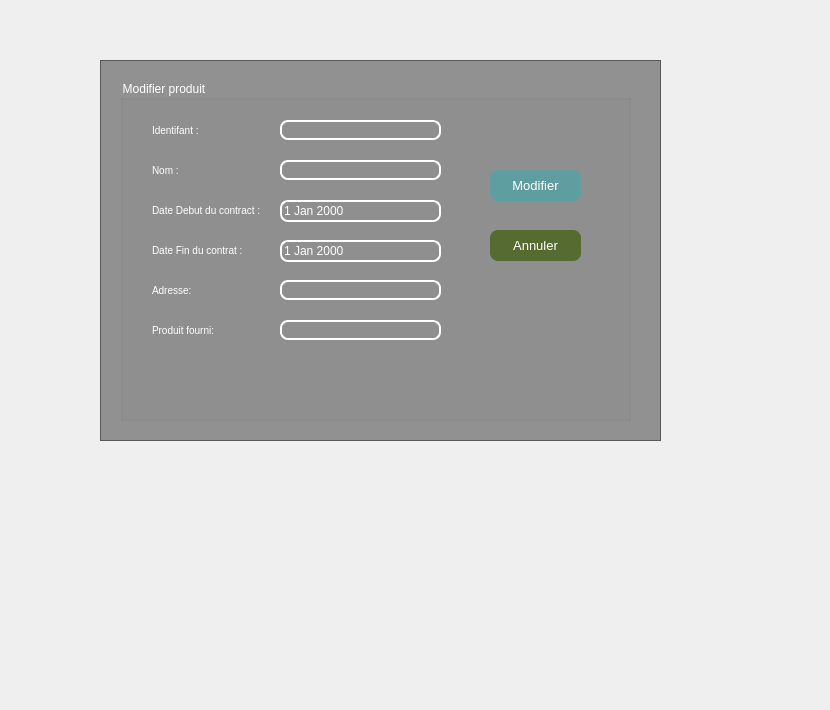
   <widget class="QWidget" name="tab_12">
    <attribute name="title">
     <string>Modifier un fournisseur</string>
    </attribute>
    <widget class="QFrame" name="frame_18">
     <property name="geometry">
      <rect>
       <x>100</x>
       <y>60</y>
       <width>561</width>
       <height>381</height>
      </rect>
     </property>
     <property name="styleSheet">
      <string notr="true">QFrame
{background : black;
background:rgba(0,0,0,100);}</string>
     </property>
     <property name="frameShape">
      <enum>QFrame::StyledPanel</enum>
     </property>
     <property name="frameShadow">
      <enum>QFrame::Raised</enum>
     </property>
     <widget class="QGroupBox" name="groupBox_15">
      <property name="geometry">
       <rect>
        <x>20</x>
        <y>20</y>
        <width>511</width>
        <height>341</height>
       </rect>
      </property>
      <property name="styleSheet">
       <string notr="true">QGroupBox{color:white;}</string>
      </property>
      <property name="title">
       <string>Modifier produit</string>
      </property>
      <widget class="QLineEdit" name="lineEdit_134">
       <property name="geometry">
        <rect>
         <x>160</x>
         <y>40</y>
         <width>161</width>
         <height>20</height>
        </rect>
       </property>
       <property name="styleSheet">
        <string notr="true">QLineEdit
 { background-color: transparent;
  color: #F5F5DC
;
  border: 1.5px solid white; 
border-radius: 8px;
}</string>
       </property>
       <property name="text">
        <string/>
       </property>
      </widget>
      <widget class="QDateEdit" name="dateEdit_25">
       <property name="geometry">
        <rect>
         <x>160</x>
         <y>120</y>
         <width>161</width>
         <height>22</height>
        </rect>
       </property>
       <property name="styleSheet">
        <string notr="true">QDateEdit
 { background-color: transparent;
  color: white;
  border: 1.5px solid white; 
border-radius: 8px}</string>
       </property>
      </widget>
      <widget class="QLineEdit" name="lineEdit_135">
       <property name="geometry">
        <rect>
         <x>30</x>
         <y>40</y>
         <width>111</width>
         <height>21</height>
        </rect>
       </property>
       <property name="cursor">
        <cursorShape>ArrowCursor</cursorShape>
       </property>
       <property name="styleSheet">
        <string notr="true">QLineEdit {background:transparent;
border:none;
color:white;
font-size: 10px;
}</string>
       </property>
       <property name="text">
        <string>Identifant : </string>
       </property>
      </widget>
      <widget class="QLineEdit" name="lineEdit_136">
       <property name="geometry">
        <rect>
         <x>30</x>
         <y>240</y>
         <width>113</width>
         <height>20</height>
        </rect>
       </property>
       <property name="styleSheet">
        <string notr="true">QLineEdit {background:transparent;
border:none;
color:white;
font-size: 10px;}</string>
       </property>
       <property name="text">
        <string>Produit fourni: </string>
       </property>
      </widget>
      <widget class="QLineEdit" name="lineEdit_137">
       <property name="geometry">
        <rect>
         <x>160</x>
         <y>80</y>
         <width>161</width>
         <height>20</height>
        </rect>
       </property>
       <property name="styleSheet">
        <string notr="true">QLineEdit
 { background-color: transparent;
  color: #F5F5DC
;
  border: 1.5px solid white; 
border-radius: 8px;
}</string>
       </property>
      </widget>
      <widget class="QLineEdit" name="lineEdit_138">
       <property name="geometry">
        <rect>
         <x>30</x>
         <y>160</y>
         <width>151</width>
         <height>20</height>
        </rect>
       </property>
       <property name="styleSheet">
        <string notr="true">QLineEdit {background:transparent;
border:none;
color:white;
font-size: 10px;}</string>
       </property>
       <property name="text">
        <string>Date Fin du contrat :</string>
       </property>
      </widget>
      <widget class="QLineEdit" name="lineEdit_139">
       <property name="geometry">
        <rect>
         <x>30</x>
         <y>120</y>
         <width>171</width>
         <height>20</height>
        </rect>
       </property>
       <property name="styleSheet">
        <string notr="true">QLineEdit {background:transparent;
border:none;
color:white;
font-size: 10px;}</string>
       </property>
       <property name="text">
        <string>Date Debut du contract :</string>
       </property>
      </widget>
      <widget class="QLineEdit" name="lineEdit_140">
       <property name="geometry">
        <rect>
         <x>160</x>
         <y>200</y>
         <width>161</width>
         <height>20</height>
        </rect>
       </property>
       <property name="styleSheet">
        <string notr="true">QLineEdit
 { background-color: transparent;
  color: #F5F5DC
;
  border: 1.5px solid white; 
border-radius: 8px;
}</string>
       </property>
      </widget>
      <widget class="QLineEdit" name="lineEdit_141">
       <property name="geometry">
        <rect>
         <x>30</x>
         <y>80</y>
         <width>111</width>
         <height>21</height>
        </rect>
       </property>
       <property name="styleSheet">
        <string notr="true">QLineEdit {background:transparent;
border:none;
color:white;
font-size: 10px;}</string>
       </property>
       <property name="text">
        <string>Nom :</string>
       </property>
      </widget>
      <widget class="QLineEdit" name="lineEdit_142">
       <property name="geometry">
        <rect>
         <x>30</x>
         <y>200</y>
         <width>113</width>
         <height>20</height>
        </rect>
       </property>
       <property name="styleSheet">
        <string notr="true">QLineEdit {background:transparent;
border:none;
color:white;
font-size: 10px;}</string>
       </property>
       <property name="text">
        <string>Adresse: </string>
       </property>
      </widget>
      <widget class="QDateEdit" name="dateEdit_26">
       <property name="geometry">
        <rect>
         <x>160</x>
         <y>160</y>
         <width>161</width>
         <height>22</height>
        </rect>
       </property>
       <property name="styleSheet">
        <string notr="true">QDateEdit
 { background-color: transparent;
  color: white;
  border: 1.5px solid white; 
border-radius: 8px}
</string>
       </property>
      </widget>
      <widget class="QLineEdit" name="lineEdit_143">
       <property name="geometry">
        <rect>
         <x>160</x>
         <y>240</y>
         <width>161</width>
         <height>20</height>
        </rect>
       </property>
       <property name="styleSheet">
        <string notr="true">QLineEdit
 { background-color: transparent;
  color: #F5F5DC
;
  border: 1.5px solid white; 
border-radius: 8px;
}</string>
       </property>
      </widget>
      <widget class="QPushButton" name="pushButton_27">
       <property name="geometry">
        <rect>
         <x>370</x>
         <y>90</y>
         <width>91</width>
         <height>31</height>
        </rect>
       </property>
       <property name="styleSheet">
        <string notr="true">QPushButton{border-radius: 8px;
background :#5F9EA0
;
color: white;
font-size:13px;
}</string>
       </property>
       <property name="text">
        <string>Modifier</string>
       </property>
      </widget>
      <widget class="QPushButton" name="pushButton_28">
       <property name="geometry">
        <rect>
         <x>370</x>
         <y>150</y>
         <width>91</width>
         <height>31</height>
        </rect>
       </property>
       <property name="styleSheet">
        <string notr="true">QPushButton{border-radius: 8px;
background :#556B2F
;
color: white;
font-size:13px;
}</string>
       </property>
       <property name="text">
        <string>Annuler</string>
       </property>
      </widget>
     </widget>
    </widget>
    <widget class="QLabel" name="label_7">
     <property name="geometry">
      <rect>
       <x>770</x>
       <y>70</y>
       <width>51</width>
       <height>631</height>
      </rect>
     </property>
     <property name="text">
      <string/>
     </property>
     <property name="pixmap">
      <pixmap>../djjjj.jpg</pixmap>
     </property>
    </widget>
   </widget>
